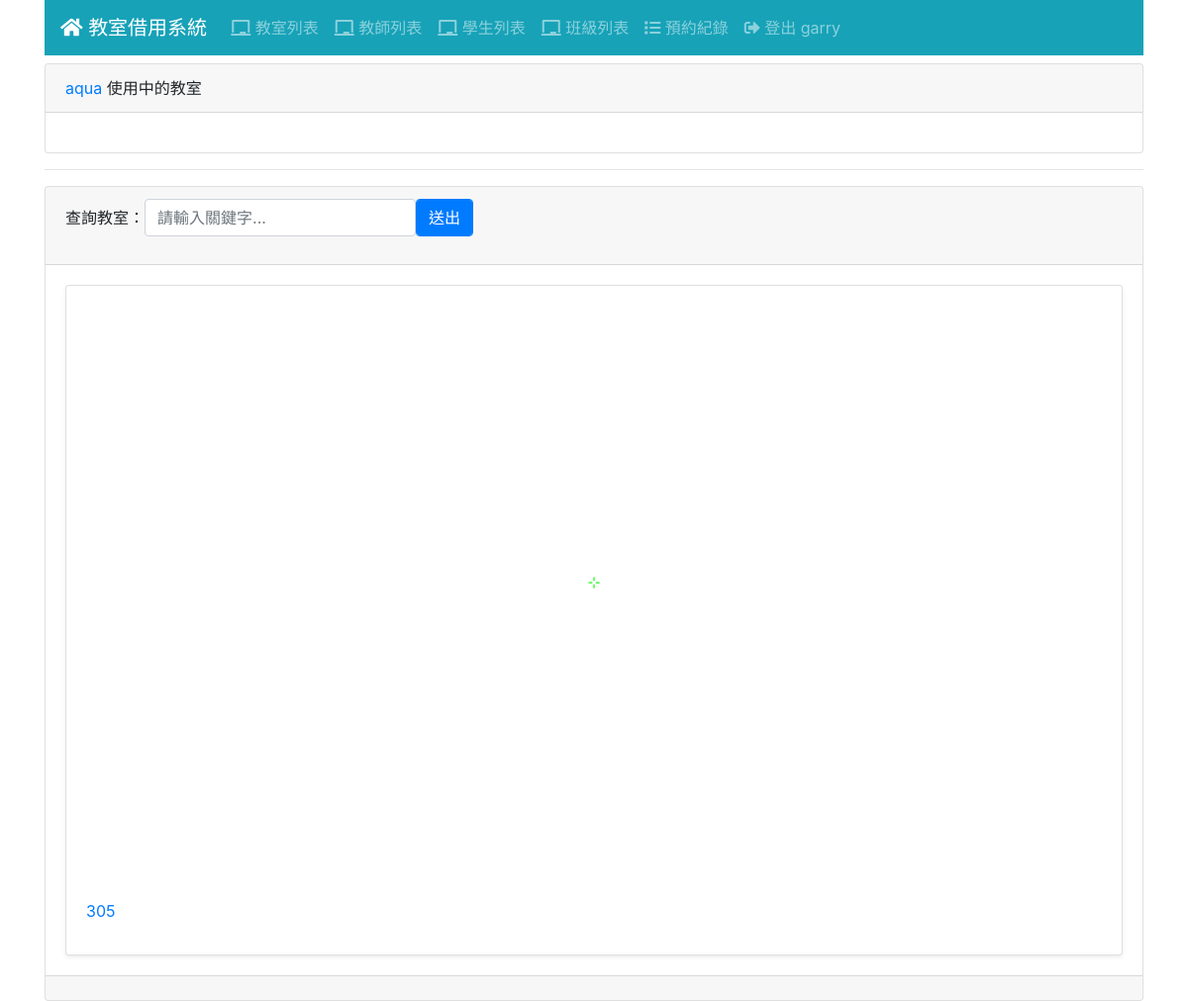
/log/reserve/3/ (signed in), run on an earlier commit of the app's database.
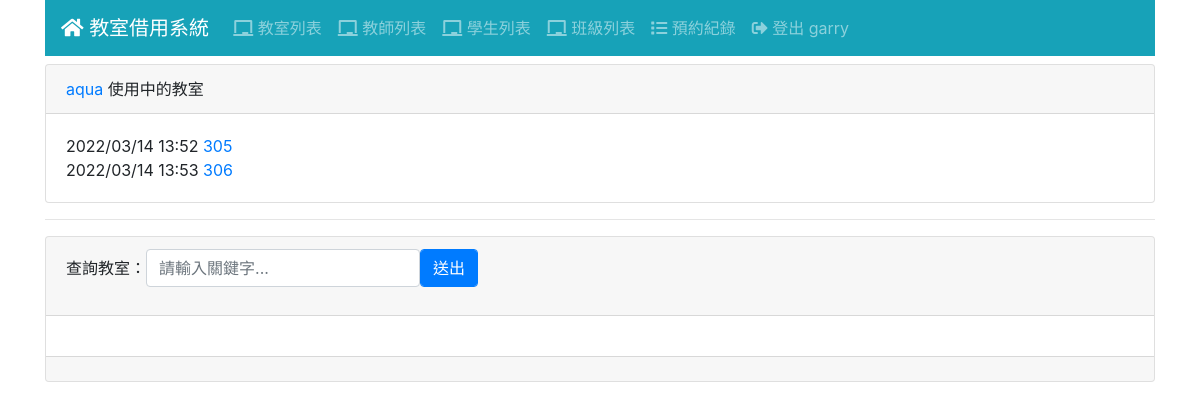
And on a later commit of the database.
### teacher/models.py (models this page shows, shortened)
class Teacher(Model):
    realname = CharField('姓名', max_length=32)
    test=models.ManyToManyField(Classes)
    tel = CharField('連絡電話', max_length=10)
    role= CharField('職稱', max_length=20)  #ex:訓育組長、教務主任、高中部數學老師
    cardid= CharField('卡號', max_length=30)

### room/models.py (models this page shows)
class Room(Model):
    ST_OPTIONS = [
        (0,'使用中'),
        (1,'開放使用')
    ]
    name = CharField('教室名稱', max_length=48)
    preface = ImageField('教室圖片')
    detail = TextField('詳細資訊', blank=True)
    status = IntegerField('狀態', default=0 , choices=ST_OPTIONS)

### log/models.py (models this page shows, shortened)
class Log(Model):
    teacher = ForeignKey(Teacher, CASCADE)
    room = ForeignKey(Room, CASCADE)
    reserve = DateTimeField('登記時間', auto_now_add=True)
    end = DateTimeField('結束使用時間', null=True)

### log/views.py (the view)
# urls.py: path('reserve/<int:rid>/', ReserveRoom.as_view(), name='reserve_room'),
class ReserveRoom(LoginRequiredMixin, ListView):
    model = Room
    template_name = 'log/reserve_room_list.html'
    def get_queryset(self):
        query = self.request.GET.get('query')
        if query:
            rooms = Room.objects.filter(name__icontains=query)
        else:
            rooms = Room.objects
        return rooms.exclude(
            log__reserve__isnull=False,
            log__end__isnull=True
        ).order_by('name')
    def get_context_data(self, **kwargs):
        ctx = super().get_context_data(**kwargs)
        curr_teacher = Teacher.objects.get(id=self.kwargs['rid'])
        ctx['query'] = self.request.GET.get('query') or ""
        ctx['teacher'] = curr_teacher
        ctx['reserving'] = curr_teacher.log_set.filter(
            end__isnull=True
        ).select_related('room')
        return ctx

### templates/log/reserve_room_list.html
{% extends "base.html" %}
{% block content %}
<div class="card">
  <div class="card-header">
    <a href="{% url 'teacher_view' teacher.id %}">{{ teacher.realname }}</a>
    使用中的教室
  </div>
  <div class="card-body">
    {% for log in reserving %}
    <div>
      {{ log.reserve|date:"Y/m/d H:i" }}
      <a href="{% url 'room_view' log.room.id %}">{{ log.room.name }}</a>
    </div>
    {% endfor %}
  </div>
</div>
<hr>
<div class="card">
  <div class="card-header">
    <form action=""  method="get">
      <div class="form-inline form-group">
        <label>查詢教室：</label>
        <input type="text" name="query" class="form-control" placeholder="請輸入關鍵字..." value="{{ query }}"/>
        <input type="submit" class="form-control btn btn-primary" value="送出"/>
      </div>
    </form>
  </div>
  <div id="room-list" class="card-body card-group">
    {% for room in room_list %}
    <div class="card shadow-sm">
      <a href="{% url 'reserve_log' teacher.id room.id %}">
        <img src="{{ room.preface.url }}" alt="{{ room.name }}" class="card-img-top">
      </a>
      <div class="card-body">
        <div class="card-title">
          <a href="{% url 'reserve_log' teacher.id room.id %}">{{ room.name }}</a>
        </div>
      </div>
    </div>
    {% endfor %}
  </div>
  <div class="card-footer">
  </div>
</div>
{% endblock %}

### templates/base.html (shortened to what this page needs)
{% load static %}<!doctype html>
<html lang="zh-hant">
  <head>
    <link rel="stylesheet" href="https://cdnjs.cloudflare.com/ajax/libs/twitter-bootstrap/4.4.1/css/bootstrap.min.css">
    <link rel="stylesheet" href="https://cdnjs.cloudflare.com/ajax/libs/font-awesome/5.12.1/css/all.min.css">
    <link rel="stylesheet" href="{% static 'css/base.css' %}">
  </head>
  <body>
    <div class="container">
      {% include "navbar.html" %}
      <div class="main-content">
        {% block content %}{% endblock %}
      </div>
    </div>
  </body>
  </html>

### templates/navbar.html (shortened to what this page needs)
<nav class="navbar navbar-expand-md navbar-dark bg-info mb-2">
    <a class="navbar-brand" href="/"><i class="fas fa-home"></i> 教室借用系統</a>
    <div class="collapse navbar-collapse" id="navbarNav">
      <ul class="navbar-nav">
        <li class="nav-item">
            <a href="{% url 'room_list' %}" class="nav-link">
              <i class="fas fa-chalkboard"></i> 教室列表
            </a>
        </li>
        {% if user.is_authenticated %}
        <li class="nav-item">
          <a href="{% url 'teacher_list' %}" class="nav-link">
            <i class="fas fa-chalkboard"></i> 教師列表
          </a>
        </li>
        <li class="nav-item">
          <a href="{% url 'student_list' %}" class="nav-link">
            <i class="fas fa-chalkboard"></i> 學生列表
          </a>
        </li>
        <li class="nav-item">
          <a href="{% url 'classes_list' %}" class="nav-link">
            <i class="fas fa-chalkboard"></i> 班級列表
          </a>
        </li>
        <li class="nav-item">
          <a href="{% url 'log_list' %}" class="nav-link">
            <i class="fas fa-list"></i> 預約紀錄
          </a>
        </li>
        <li class="nav-item">
          <a href="{% url 'logout' %}" class="nav-link">
            <i class="fas fa-sign-out-alt"></i> 登出 {{ user.username }}
          </a>
        </li>
        {% else %}
        <li class="nav-item">
          <a href="{% url 'login' %}" class="nav-link">
            <i class="fas fa-sign-in-alt"></i>登入
          </a>
        </li>
        {% endif %}
      </ul>
    </div>
  </nav>

What changed in the data, as far as the page shows it:
no longer on this page (row unchanged): Room: preface (picture), name "305"
added Log: reserve "2022/03/14 13:52", room.name "305"
added Log: reserve "2022/03/14 13:53", room.name "306"
